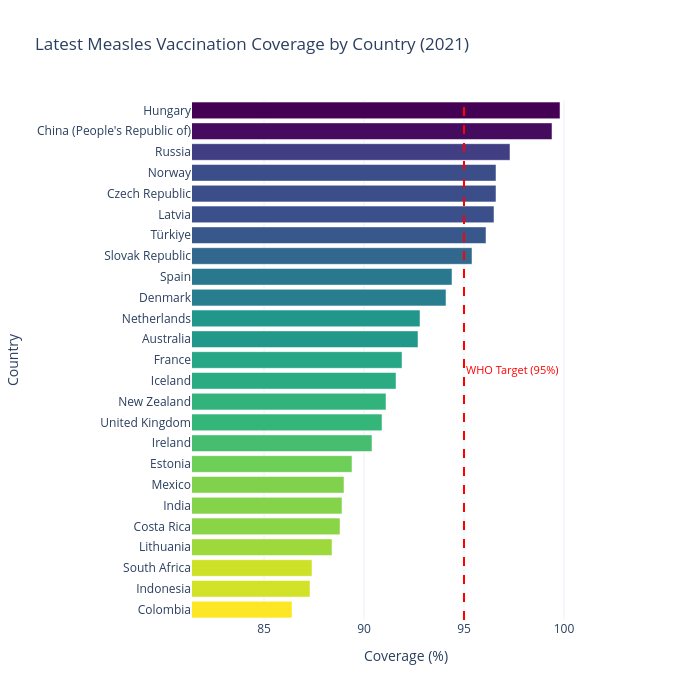

The notebook cell saved with this chart:
### Code cell
# Horizontal bar chart of latest measles immunisation coverage by country

# Get latest measles immunisation data for all countries
measles_latest = get_vaccine_data(
    long_df,
    vaccine="Measles",
    latest_only=True
)

# Create horizontal bar chart
fig = px.bar(
    measles_latest.sort_values("coverage"),
    x="coverage",
    y="country",
    orientation="h",
    color="coverage",
    color_continuous_scale="Viridis_r", 
    title=f"Latest Measles Vaccination Coverage by Country ({measles_latest['year'].max()})"
)

# WHO target line
fig.add_vline(
    x=95,
    line_dash="dash",
    line_color="red",
    annotation_text="WHO Target (95%)",
    annotation_position="top right",
    annotation_font=dict(
    color="red",
    size=11),
    annotation_y=0.5
)

#Hover formatting
fig.update_traces(
    hovertemplate=
    "<b>%{y}</b><br>" +
    "Coverage: %{x:.1f}%<extra></extra>"
)

# Layout formatting
fig.update_layout(
    template="plotly_white",
    xaxis_title="Coverage (%)",
    yaxis_title="Country",
    coloraxis_showscale=False,
    height=700,
    width=700
)

# Dynamic axis range
fig.update_xaxes(
    range=[
        measles_latest["coverage"].min() - 5,
        measles_latest["coverage"].max() + 3
    ]
)

fig.show()

### Figure 1 — Plotly figure (JSON) as saved in the notebook; plotly's stock layout.template omitted (floating-point values rounded to 4 significant figures)
{"data": [{"hovertemplate": "<b>%{y}</b><br>Coverage: %{x:.1f}%<extra></extra>", "legendgroup": "", "marker": {"color": [86.4, 87.3, 87.4, 88.4, 88.8, 88.9, 89.0, 89.4, 90.4, 90.9, 91.1, 91.6, 91.9, 92.7, 92.8, 94.1, 94.4, 95.4, 96.1, 96.5, 96.6, 96.6, 97.3, 99.4, 99.8], "coloraxis": "coloraxis", "pattern": {"shape": ""}}, "name": "", "orientation": "h", "showlegend": false, "textposition": "auto", "type": "bar", "x": [86.4, 87.3, 87.4, 88.4, 88.8, 88.9, 89.0, 89.4, 90.4, 90.9, 91.1, 91.6, 91.9, 92.7, 92.8, 94.1, 94.4, 95.4, 96.1, 96.5, 96.6, 96.6, 97.3, 99.4, 99.8], "xaxis": "x", "y": ["Colombia", "Indonesia", "South Africa", "Lithuania", "Costa Rica", "India", "Mexico", "Estonia", "Ireland", "United Kingdom", "New Zealand", "Iceland", "France", "Australia", "Netherlands", "Denmark", "Spain", "Slovak Republic", "Türkiye", "Latvia", "Czech Republic", "Norway", "Russia", "China (People's Republic of)", "Hungary"], "yaxis": "y"}], "layout": {"annotations": [{"font": {"color": "red", "size": 11}, "showarrow": false, "text": "WHO Target (95%)", "x": 95, "xanchor": "left", "xref": "x", "y": 0.5, "yanchor": "top", "yref": "y domain"}], "barmode": "relative", "coloraxis": {"colorbar": {"title": {"text": "coverage"}}, "colorscale": [[0, "#fde725"], [0.1111, "#b5de2b"], [0.2222, "#6ece58"], [0.3333, "#35b779"], [0.4444, "#1f9e89"], [0.5556, "#26828e"], [0.6667, "#31688e"], [0.7778, "#3e4989"], [0.8889, "#482878"], [1, "#440154"]], "showscale": false}, "height": 700, "legend": {"tracegroupgap": 0}, "shapes": [{"line": {"color": "red", "dash": "dash"}, "type": "line", "x0": 95, "x1": 95, "xref": "x", "y0": 0, "y1": 1, "yref": "y domain"}], "title": {"text": "Latest Measles Vaccination Coverage by Country (2021)"}, "width": 700, "xaxis": {"anchor": "y", "domain": [0, 1], "range": [81.4, 102.8], "title": {"text": "Coverage (%)"}}, "yaxis": {"anchor": "x", "domain": [0, 1], "title": {"text": "Country"}}}}
